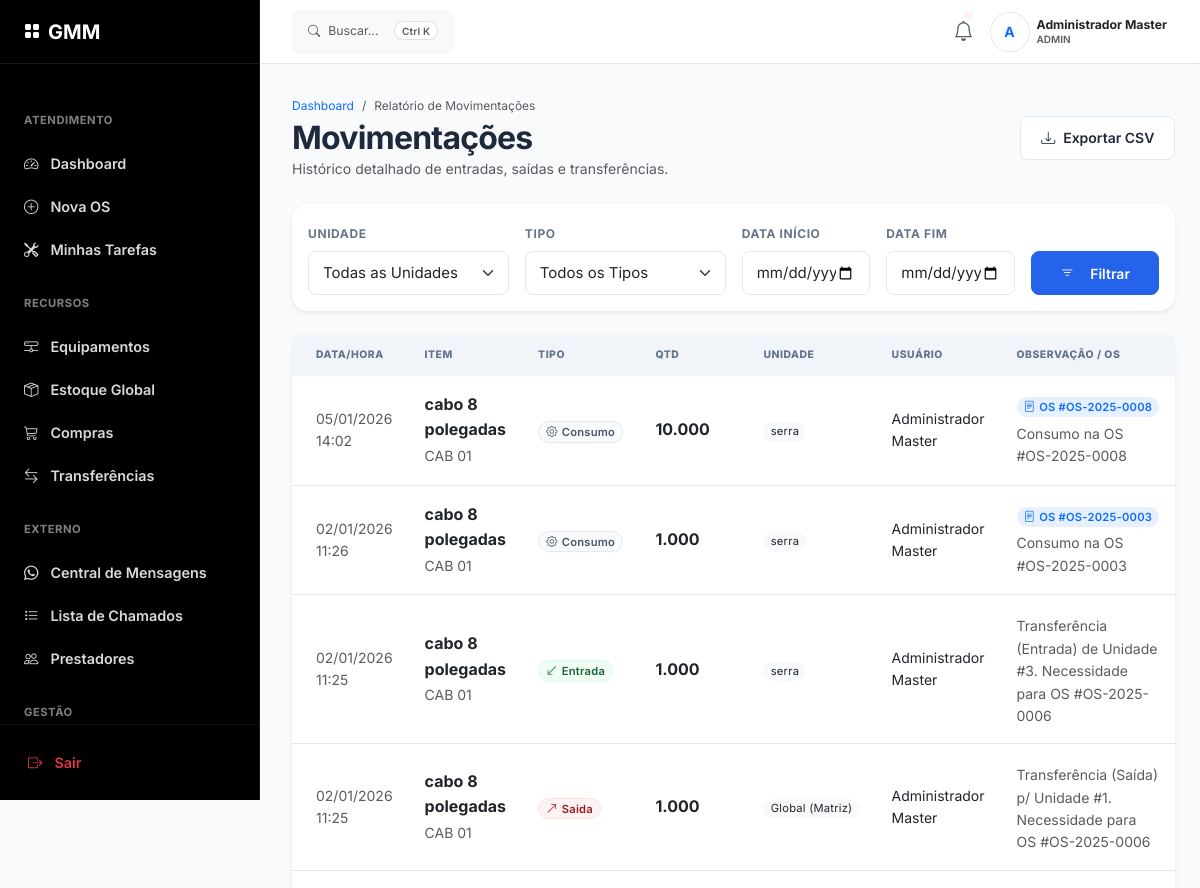
Before: /admin/relatorios/movimentacoes (signed in, upper part) with the older database file.
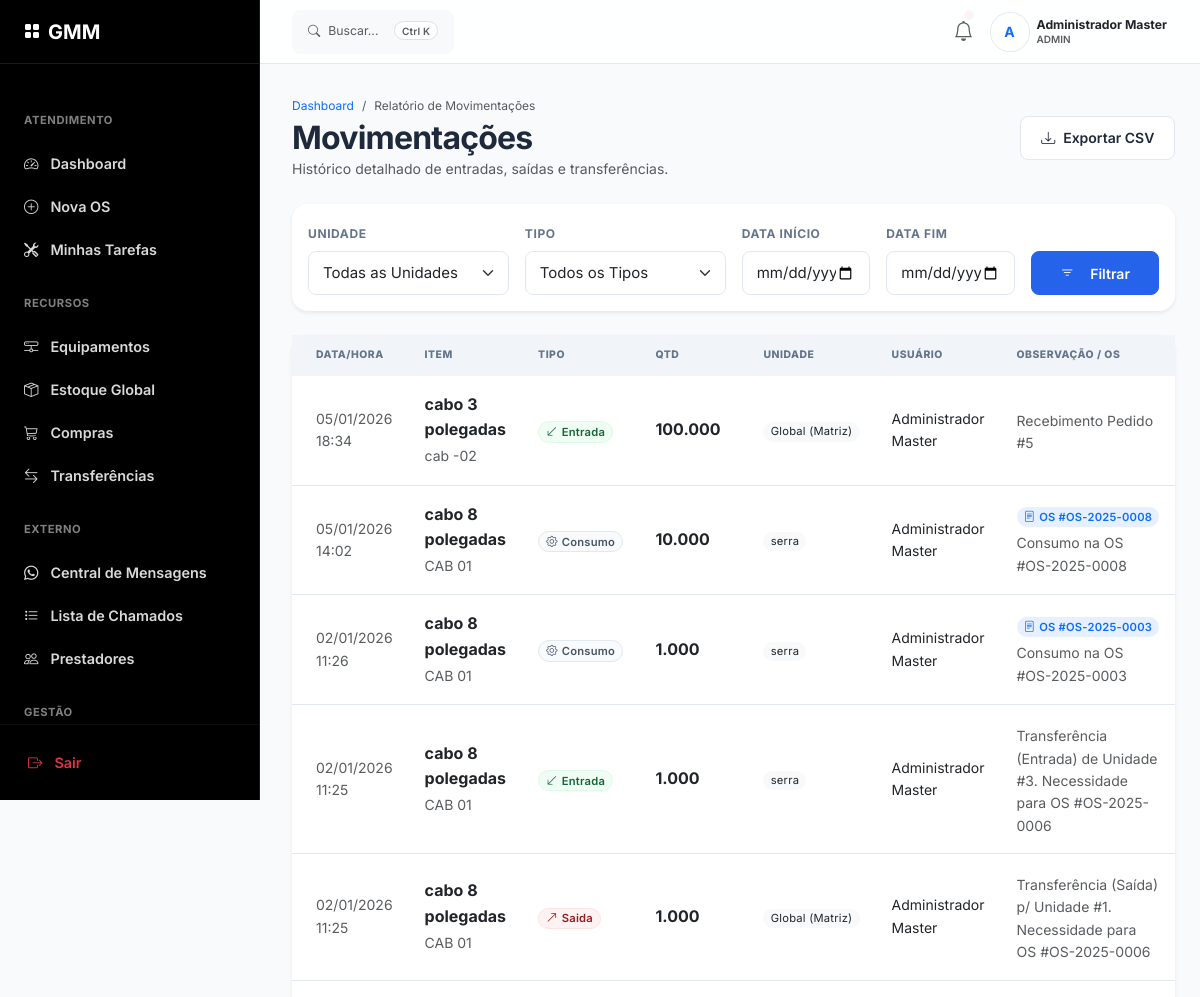
After: the same page with the newer database file.
### app/models/estoque_models.py (models this page shows, shortened)
class MovimentacaoEstoque(db.Model):
    __tablename__ = 'movimentacoes_estoque'
    id = db.Column(db.Integer, primary_key=True)
    os_id = db.Column(db.Integer, db.ForeignKey('ordens_servico.id'), nullable=True)
    estoque_id = db.Column(db.Integer, db.ForeignKey('estoque.id'), nullable=False)
    usuario_id = db.Column(db.Integer, db.ForeignKey('usuarios.id'), nullable=False)
    unidade_id = db.Column(db.Integer, db.ForeignKey('unidades.id'), nullable=True)
    tipo_movimentacao = db.Column(db.String(20), nullable=False)
    quantidade = db.Column(db.Numeric(10, 3), nullable=False)
    observacao = db.Column(db.String(255), nullable=True)
    data_movimentacao = db.Column(db.DateTime, default=datetime.utcnow)
    estoque = db.relationship('Estoque', backref='historico')
    usuario = db.relationship('Usuario')
    unidade = db.relationship('Unidade')

class Estoque(db.Model):
    __tablename__ = 'estoque'
    id = db.Column(db.Integer, primary_key=True)
    codigo = db.Column(db.String(20), unique=True, nullable=False)
    nome = db.Column(db.String(150), nullable=False)
    categoria_id = db.Column(db.Integer, db.ForeignKey('categorias_estoque.id'))
    unidade_medida = db.Column(db.String(5), nullable=False)
    quantidade_atual = db.Column(db.Numeric(10, 3), nullable=False, default=0)
    quantidade_minima = db.Column(db.Numeric(10, 3), nullable=False, default=5)
    valor_unitario = db.Column(db.Numeric(10, 2), nullable=True)
    localizacao = db.Column(db.String(100), nullable=True)
    unidade_id = db.Column(db.Integer, db.ForeignKey('unidades.id'), nullable=True)
    updated_at = db.Column(db.DateTime, default=datetime.utcnow, onupdate=datetime.utcnow)
    categoria = db.relationship('CategoriaEstoque', backref='itens')
    unidade = db.relationship('Unidade', backref='estoque_itens')

class OrdemServico(db.Model):
    __tablename__ = 'ordens_servico'
    id = db.Column(db.Integer, primary_key=True)
    numero_os = db.Column(db.String(20), unique=True, nullable=False)
    tecnico_id = db.Column(db.Integer, db.ForeignKey('usuarios.id'), nullable=False)
    unidade_id = db.Column(db.Integer, db.ForeignKey('unidades.id'), nullable=False)
    equipamento_id = db.Column(db.Integer, db.ForeignKey('equipamentos.id'), nullable=True)
    tipo_manutencao = db.Column(db.String(20), nullable=False)
    prioridade = db.Column(db.String(20), default='media')
    descricao_problema = db.Column(db.Text, nullable=False)
    descricao_solucao = db.Column(db.Text, nullable=True)
    status = db.Column(db.String(20), default='aberta')
    prazo_conclusao = db.Column(db.DateTime, nullable=False)
    fotos_antes = db.Column(db.JSON, nullable=True)
    fotos_depois = db.Column(db.JSON, nullable=True)
    data_abertura = db.Column(db.DateTime, default=datetime.utcnow)
    data_conclusao = db.Column(db.DateTime, nullable=True)
    tecnico = db.relationship('Usuario', backref='ordens_servico')
    unidade = db.relationship('Unidade', backref='ordens_servico')
    equipamento_rel = db.relationship('Equipamento', backref='ordens')
    movimentacoes = db.relationship('MovimentacaoEstoque', backref='os', lazy=True)
    anexos_list = db.relationship('AnexosOS', backref='os', lazy=True, cascade="all, delete-orphan")

### app/models/models.py (models this page shows, shortened)
class Unidade(db.Model):
    __tablename__ = 'unidades'
    id = db.Column(db.Integer, primary_key=True)
    nome = db.Column(db.String(100), unique=True, nullable=False)
    endereco = db.Column(db.String(255), nullable=True)
    razao_social = db.Column(db.String(150), nullable=True)
    cnpj = db.Column(db.String(20), nullable=True)
    telefone = db.Column(db.String(20), nullable=True)
    faixa_ip_permitida = db.Column(db.String(255), nullable=False)
    ssid_wifi = db.Column(db.String(50), nullable=True) # [Novo PRD 3.1.1]
    ativa = db.Column(db.Boolean, default=True)
    created_at = db.Column(db.DateTime, default=datetime.utcnow)
    registros = db.relationship('RegistroPonto', backref='unidade', lazy=True)

class Usuario(UserMixin, db.Model):
    __tablename__ = 'usuarios'
    id = db.Column(db.Integer, primary_key=True)
    nome = db.Column(db.String(100), nullable=False)
    username = db.Column(db.String(50), unique=True, nullable=False)
    telefone = db.Column(db.String(20), nullable=True)
    email = db.Column(db.String(120), unique=True, nullable=True)
    senha_hash = db.Column(db.String(255), nullable=False)
    tipo = db.Column(db.String(20), nullable=False)
    foto_perfil = db.Column(db.String(255), nullable=True) # [Novo PRD 3.1.1]
    unidade_padrao_id = db.Column(db.Integer, db.ForeignKey('unidades.id'), nullable=True)
    ativo = db.Column(db.Boolean, default=True)
    ultimo_acesso = db.Column(db.DateTime, nullable=True)
    created_at = db.Column(db.DateTime, default=datetime.utcnow)
    registros = db.relationship('RegistroPonto', backref='usuario', lazy=True)

### app/routes/admin.py (the view)
@bp.route('/relatorios/movimentacoes', methods=['GET'])
@login_required
def relatorio_movimentacoes():
    if current_user.tipo not in ['admin', 'gerente']:
        abort(403)
    unidade_id = request.args.get('unidade_id', type=int)
    data_inicio = request.args.get('data_inicio')
    data_fim = request.args.get('data_fim')
    tipo = request.args.get('tipo')
    query = MovimentacaoEstoque.query.join(Estoque)
    if unidade_id:
        query = query.filter(MovimentacaoEstoque.unidade_id == unidade_id)
    if data_inicio:
        query = query.filter(MovimentacaoEstoque.data_movimentacao >= datetime.strptime(data_inicio, '%Y-%m-%d'))
    if data_fim:
        fim = datetime.strptime(data_fim, '%Y-%m-%d').replace(hour=23, minute=59, second=59)
        query = query.filter(MovimentacaoEstoque.data_movimentacao <= fim)
    if tipo:
        query = query.filter(MovimentacaoEstoque.tipo_movimentacao == tipo)
    movimentacoes = query.order_by(MovimentacaoEstoque.data_movimentacao.desc()).all()
    unidades = Unidade.query.filter_by(ativa=True).all()
    return render_template('admin/relatorio_movimentacoes.html',
                         movimentacoes=movimentacoes,
                         unidades=unidades,
                         filters=request.args)

### app/routes/admin.py (called while the page is built, shortened)
@bp.before_request
def restrict_to_admin():
    if request.endpoint == 'admin.buscar_fornecedores_peca':
        return
    if current_user.is_authenticated and current_user.tipo == 'comprador':
        if request.endpoint in ['admin.compras_painel', 'admin.aprovar_pedido', 'admin.rejeitar_pedido', 'admin.receber_pedido''admin.transferencias_painel','admin.aprovar_transferencia','admin.rejeitar_transferencia']:
            return
    if not current_user.is_authenticated or current_user.tipo not in ['admin']:
        abort(403)

### app/templates/admin/relatorio_movimentacoes.html (shortened to what the changed rows need)
{% extends "base.html" %}
{% block content %}
<div class="mb-4 d-flex flex-column flex-md-row justify-content-between align-items-md-center gap-3">
    <div>
        <h2 class="mb-0 fw-bold">Movimentações</h2>
    </div>
</div>
<div class="card border-0 shadow-sm">
    <div class="card-body p-0">
        <div class="table-responsive">
            <table class="table table-hover align-middle mb-0">
                <thead class="bg-light">
                    <tr>
                        <th class="ps-4">Data/Hora</th>
                        <th>Item</th>
                        <th>Tipo</th>
                        <th>Qtd</th>
                        <th>Unidade</th>
                        <th>Usuário</th>
                        <th>Observação / OS</th>
                    </tr>
                </thead>
                <tbody>
                    {% for m in movimentacoes %}
                    <tr>
                        <td class="ps-4 text-muted small">
                            {{ m.data_movimentacao.strftime('%d/%m/%Y %H:%M') }}
                        </td>
                        <td>
                            <div class="fw-bold text-dark">{{ m.estoque.nome }}</div>
                            <small class="text-muted">{{ m.estoque.codigo }}</small>
                        </td>
                        <td>
                            {% if m.tipo_movimentacao == 'entrada' or m.tipo_movimentacao == 'transferencia_entrada' %}
                            <span class="badge bg-success bg-opacity-10 text-success">
                                <i class="bi bi-arrow-down-left me-1"></i>{{ m.tipo_movimentacao|capitalize }}
                            </span>
                            {% elif m.tipo_movimentacao == 'saida' or m.tipo_movimentacao == 'transferencia_saida' %}
                            <span class="badge bg-danger bg-opacity-10 text-danger">
                                <i class="bi bi-arrow-up-right me-1"></i>{{ m.tipo_movimentacao|capitalize }}
                            </span>
                            {% else %}
                            <span class="badge bg-secondary bg-opacity-10 text-secondary">
                                <i class="bi bi-gear me-1"></i>{{ m.tipo_movimentacao|capitalize }}
                            </span>
                            {% endif %}
                        </td>
                        <td class="fw-bold">
                            {{ "{:g}".format(m.quantidade) }}
                        </td>
                        <td>
                            <span class="badge bg-light text-dark fw-normal">{{ m.unidade.nome if m.unidade else '-'
                                }}</span>
                        </td>
                        <td>
                            <div class="small">{{ m.usuario.nome }}</div>
                        </td>
                        <td>
                            {% if m.os_id %}
                            <a href="{{ url_for('os.detalhes', id=m.os_id) }}"
                                class="badge bg-primary bg-opacity-10 text-primary text-decoration-none">
                                <i class="bi bi-file-text me-1"></i>OS #{{ m.os.numero_os if m.os else m.os_id }}
                            </a>
                            {% endif %}
                            <div class="small text-muted mt-1">{{ m.observacao or '-' }}</div>
                        </td>
                    </tr>
                    {% endfor %}
                </tbody>
            </table>
        </div>
    </div>
</div>
{% endblock %}

Changed rows visible on the page:
added MovimentacaoEstoque: data_movimentacao "05/01/2026 18:34", estoque.nome "cabo 3 polegadas", estoque.codigo "cab -02", tipo_movimentacao "Entrada", quantidade "100.000", unidade "Global (Matriz)", usuario.nome "Administrador Master", observacao "Recebimento Pedido #5"
